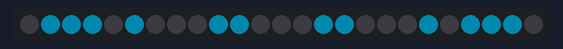
Bench run of a program on a simulated Raspberry Pi Pico running MicroPython. Parts: 25 RGB LEDs in strip order, left to right. Dim RGB values are drawn brighter than linear.

Above: at 0.1 s.
At 1.1 s:
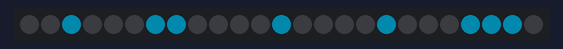
At 2.1 s:
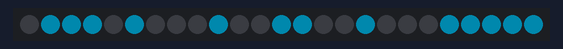
At 3.1 s:
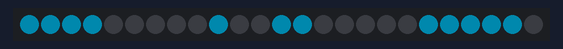

The program:

example_2.py
```python
# MicroPython script for the Raspberry Pi Pico that maps a 5x5 WS2812B matrix, scales brightness, displays tiny 5x5 digit bitmaps (0–3), and cycles through them.
#
# Buy this module: https://shillehtek.com/products/ws2812b-5x5-rgb-led-matrix-arduino-esp32
# Full manual: https://shillehtek.com/blogs/shillehtek-product-manuals/ws2812b-5x5-rgb-led-matrix-arduino-esp32-manual
# More examples: https://github.com/shillehbean/shillehtek-examples
#

# WS2812B 5x5 Matrix - Pico MicroPython Example
# DIN->GP0 via 330 ohm, VCC->VBUS(5V), GND->GND

from machine import Pin
import neopixel, time

W = H = 5
SERPENTINE = False
px = neopixel.NeoPixel(Pin(0), W * H)
BRIGHT = 0.2

def xy(x, y):
    if SERPENTINE and y % 2 == 1:
        return y * W + (W - 1 - x)
    return y * W + x

def scale(c):
    return tuple(int(v * BRIGHT) for v in c)

DIGITS = {                     # tiny 5x5 digits 0-3 (add more!)
    0: [0b01110, 0b10001, 0b10001, 0b10001, 0b01110],
    1: [0b00100, 0b01100, 0b00100, 0b00100, 0b01110],
    2: [0b01110, 0b10001, 0b00110, 0b01000, 0b11111],
    3: [0b11110, 0b00001, 0b00110, 0b00001, 0b11110],
}

def draw(bitmap, color):
    px.fill((0, 0, 0))
    for y in range(H):
        for x in range(W):
            if bitmap[y] & (1 << (W - 1 - x)):
                px[xy(x, y)] = scale(color)
    px.write()

count = 0
while True:
    draw(DIGITS[count % 4], (0, 200, 255))
    count += 1
    time.sleep(1)
```

Measured:
- by itself, everything shown: repeats every 4.0 s, in 4 steps
- what the display in image 1 shows lasts 1.0 s, from 1.0 s to 2.0 s
